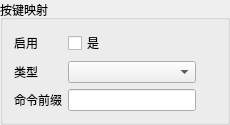
             <widget class="QGroupBox" name="groupBox_key_mapping">
              <property name="title">
               <string>按键映射</string>
              </property>
              <layout class="QGridLayout" name="gridLayout_90" columnstretch="9,1">
               <item row="0" column="1">
                <spacer name="horizontalSpacer_42">
                 <property name="orientation">
                  <enum>Qt::Horizontal</enum>
                 </property>
                 <property name="sizeHint" stdset="0">
                  <size>
                   <width>40</width>
                   <height>20</height>
                  </size>
                 </property>
                </spacer>
               </item>
               <item row="0" column="0">
                <layout class="QGridLayout" name="gridLayout_key_mapping">
                 <item row="0" column="1">
                  <widget class="QCheckBox" name="checkBox_key_mapping_enable">
                   <property name="text">
                    <string>是</string>
                   </property>
                  </widget>
                 </item>
                 <item row="0" column="0">
                  <widget class="QLabel" name="label_key_mapping_enable">
                   <property name="text">
                    <string>启用</string>
                   </property>
                  </widget>
                 </item>
                 <item row="2" column="1">
                  <widget class="QLineEdit" name="lineEdit_key_mapping_start_cmd"/>
                 </item>
                 <item row="2" column="0">
                  <widget class="QLabel" name="label_key_mapping_start_cmd">
                   <property name="text">
                    <string>命令前缀</string>
                   </property>
                  </widget>
                 </item>
                 <item row="1" column="0">
                  <widget class="QLabel" name="label_key_mapping_type">
                   <property name="text">
                    <string>类型</string>
                   </property>
                  </widget>
                 </item>
                 <item row="1" column="1">
                  <widget class="QComboBox" name="comboBox_key_mapping_type"/>
                 </item>
                </layout>
               </item>
               <item row="1" column="0">
                <layout class="QGridLayout" name="gridLayout_key_mapping_config"/>
               </item>
              </layout>
             </widget>
